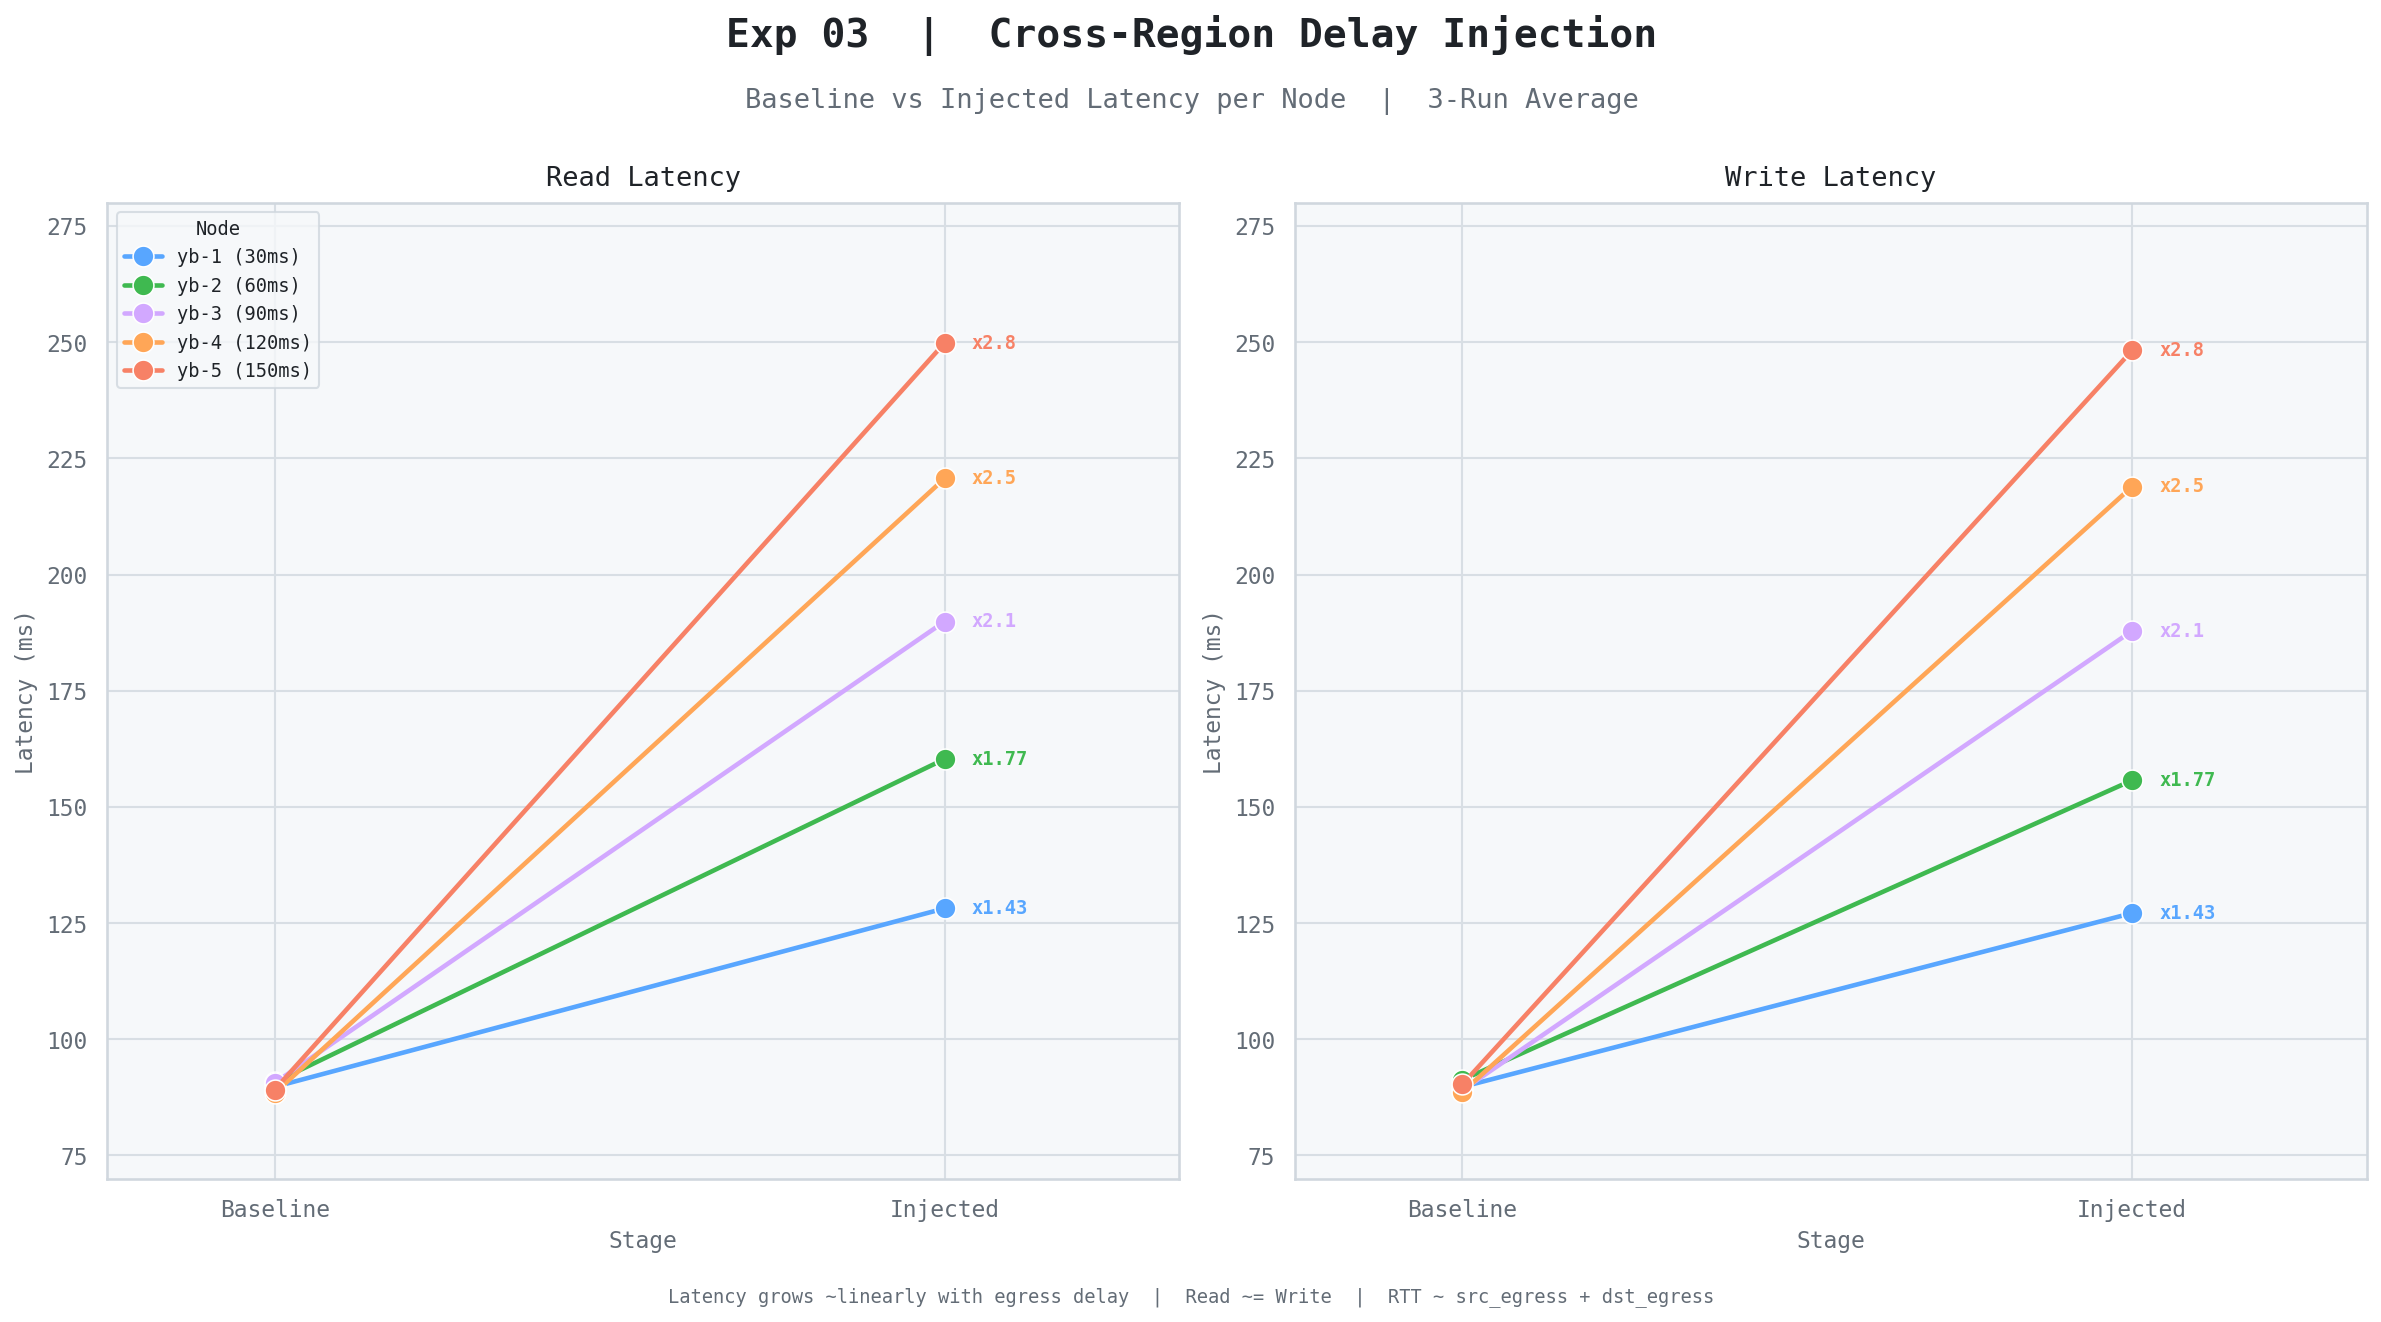

This figure's Python source:
"""Exp 03 — Cross-Region Delay Injection"""
import seaborn as sns
import matplotlib.pyplot as plt
import pandas as pd
import numpy as np

BG, PANEL = '#ffffff', '#f6f8fa'
TEXT, MUTED, BORDER = '#1f2328', '#636c76', '#d0d7de'
PALETTE5 = ['#58a6ff', '#3fb950', '#d2a8ff', '#ffa657', '#f78166']

RC = {
    'axes.facecolor': PANEL, 'figure.facecolor': BG,
    'axes.edgecolor': BORDER, 'grid.color': '#d8dee4',
    'text.color': TEXT, 'axes.labelcolor': MUTED,
    'xtick.color': MUTED, 'ytick.color': MUTED,
    'legend.facecolor': PANEL, 'legend.edgecolor': BORDER,
    'legend.labelcolor': TEXT, 'axes.unicode_minus': False,
    'font.family': 'monospace', 'font.size': 11,
}
sns.set_theme(style='darkgrid', palette=PALETTE5, rc=RC)

nodes   = ['yb-1 (30ms)', 'yb-2 (60ms)', 'yb-3 (90ms)', 'yb-4 (120ms)', 'yb-5 (150ms)']
base_r  = [89.77, 90.75, 90.61, 88.44, 89.19]
delay_r = [128.16, 160.30, 189.89, 220.67, 249.83]
base_w  = [89.76, 91.27, 89.06, 88.64, 90.30]
delay_w = [127.15, 155.73, 187.89, 218.94, 248.24]
mult    = [1.43, 1.77, 2.10, 2.50, 2.80]

rows = []
for node, b, d, bw, dw in zip(nodes, base_r, delay_r, base_w, delay_w):
    rows += [
        {'Node': node, 'Latency (ms)': b,  'Stage': 'Baseline', 'Op': 'Read'},
        {'Node': node, 'Latency (ms)': d,  'Stage': 'Injected', 'Op': 'Read'},
        {'Node': node, 'Latency (ms)': bw, 'Stage': 'Baseline', 'Op': 'Write'},
        {'Node': node, 'Latency (ms)': dw, 'Stage': 'Injected', 'Op': 'Write'},
    ]
df = pd.DataFrame(rows)

fig, (ax_r, ax_w) = plt.subplots(1, 2, figsize=(16, 9), facecolor=BG)
fig.text(0.5, 0.96, 'Exp 03  |  Cross-Region Delay Injection',
         ha='center', fontsize=19, fontweight='bold', color=TEXT)
fig.text(0.5, 0.915, 'Baseline vs Injected Latency per Node  |  3-Run Average',
         ha='center', fontsize=13, color=MUTED)

for ax, op, title in [(ax_r, 'Read', 'Read Latency'), (ax_w, 'Write', 'Write Latency')]:
    ax.set_facecolor(PANEL)
    for sp in ax.spines.values(): sp.set_edgecolor(BORDER)
    sub = df[df['Op'] == op].copy()
    sns.lineplot(data=sub, x='Stage', y='Latency (ms)', hue='Node',
                 palette=PALETTE5, marker='o', markersize=10,
                 linewidth=2.2, ax=ax, legend=(ax is ax_r))
    injected = delay_r if op == 'Read' else delay_w
    for i, (node, d_val, m) in enumerate(zip(nodes, injected, mult)):
        ax.text(1.04, d_val, f'x{m}', va='center', fontsize=9,
                color=PALETTE5[i], fontweight='bold')
    ax.set_xlim(-0.25, 1.35)
    ax.set_ylim(70, 280)
    ax.set_xlabel('Stage', color=MUTED, fontsize=11)
    ax.set_ylabel('Latency (ms)', color=MUTED, fontsize=11)
    ax.set_title(title, color=TEXT, fontsize=13, pad=8)

ax_r.legend(title='Node', fontsize=9, title_fontsize=9, loc='upper left')

fig.text(0.5, 0.03,
    'Latency grows ~linearly with egress delay  |  Read ~= Write  |  RTT ~ src_egress + dst_egress',
    ha='center', fontsize=9, color=MUTED)

plt.tight_layout(rect=[0, 0.05, 1, 0.89])
plt.savefig('phase3_delay_injection_light.png', dpi=150, bbox_inches='tight', facecolor=BG)
plt.show()
print("Saved: phase3_delay_injection_light.png")
